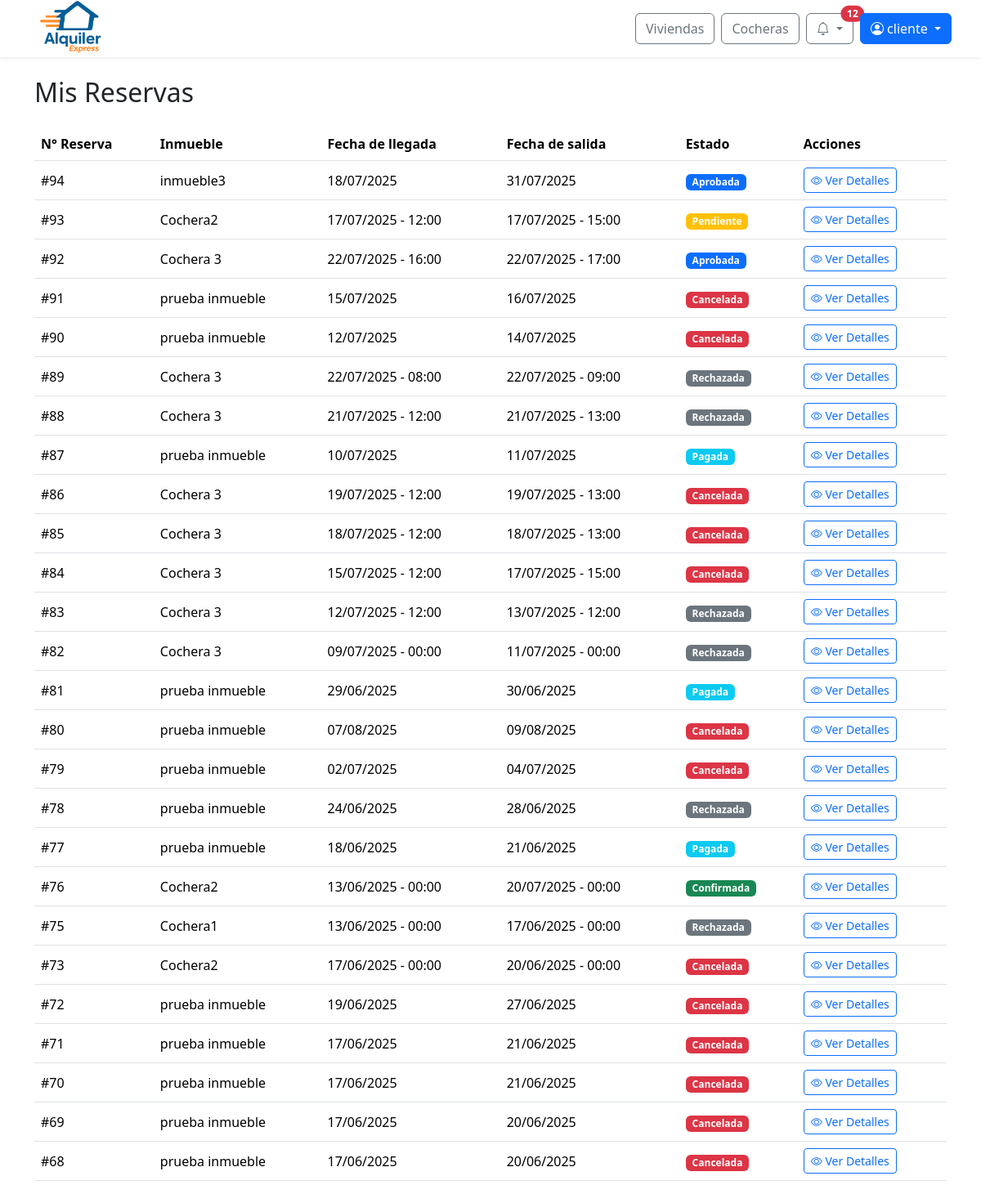
Before: /reservas/ (signed in) with the older database file.
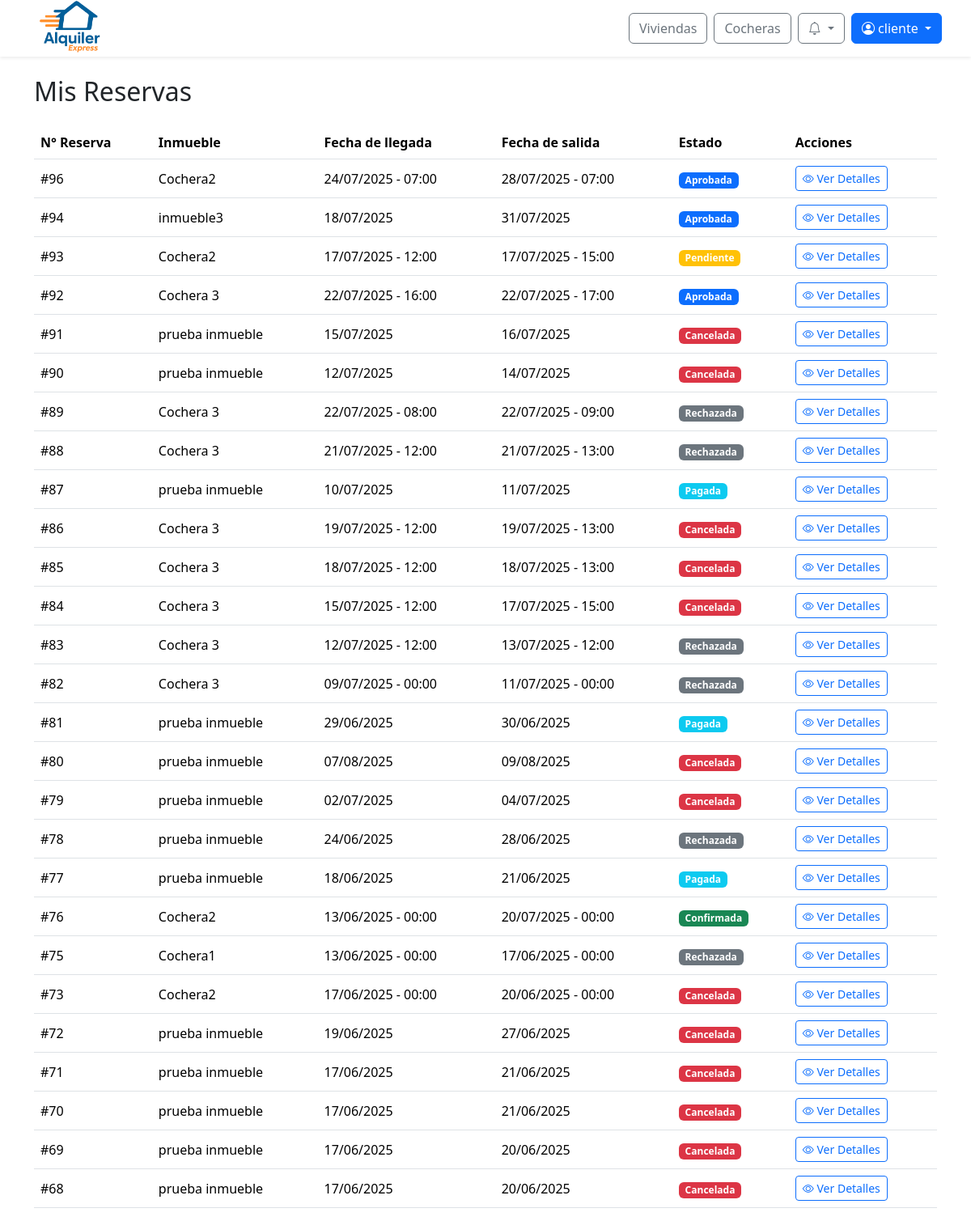
After: the same page with the newer database file.
### web/models.py (models this page shows, shortened)
class Reserva(models.Model):
    id_reserva = models.AutoField(primary_key=True)
    fecha_inicio = models.DateTimeField(default=timezone.now)
    fecha_fin = models.DateTimeField()
    precio_total = models.DecimalField(max_digits=10, decimal_places=2)
    estado = models.ForeignKey(Estado, on_delete=models.SET_NULL, null=True)  # Aquí está el estado FK
    inmueble = models.ForeignKey(Inmueble, null=True, blank=True, on_delete=models.SET_NULL)
    cochera = models.ForeignKey(Cochera, null=True, blank=True, on_delete=models.SET_NULL)
    descripcion = models.TextField()
    creada_en = models.DateTimeField(default=timezone.now)
    aprobada_en = models.DateTimeField(null=True, blank=True)
    cantidad_adultos = models.PositiveIntegerField(default=1, verbose_name="Cantidad de adultos")
    cantidad_ninos = models.PositiveIntegerField(default=0, verbose_name="Cantidad de niños")
    patente = models.CharField(max_length=20, null=True, blank=True, verbose_name="Patente del vehículo")

class Inmueble(models.Model):
    id_inmueble = models.AutoField(primary_key=True)
    nombre = models.CharField(max_length=100, unique=True)
    direccion = models.TextField()
    provincia = models.ForeignKey(Provincia, on_delete=models.SET_NULL, null=True)
    ciudad = models.ForeignKey(Ciudad, on_delete=models.SET_NULL, null=True)
    descripcion = models.TextField()
    cantidad_banios = models.IntegerField()
    cantidad_ambientes = models.IntegerField()
    cantidad_camas = models.IntegerField()
    cantidad_huespedes = models.IntegerField()
    precio_por_dia = models.DecimalField(max_digits=10, decimal_places=2)
    politica_cancelacion = models.TextField()
    fecha_publicacion = models.DateField()
    cochera = models.ForeignKey(Cochera, null=True, blank=True, on_delete=models.SET_NULL)
    estado = models.ForeignKey(Estado, on_delete=models.SET_NULL, null=True)
    empleado = models.ForeignKey(Perfil, null=True, blank=True, on_delete=models.SET_NULL)
    minimo_dias_alquiler = models.PositiveIntegerField(default=1, verbose_name="Mínimo de días de alquiler")
    def __str__(self):
        return self.nombre

class Estado(models.Model):
    id_estado = models.AutoField(primary_key=True)
    nombre = models.CharField(max_length=100)

class Cochera(models.Model):
    id_cochera = models.AutoField(primary_key=True)
    nombre = models.CharField(max_length=100, unique=True)
    alto = models.FloatField()
    ancho = models.FloatField()
    largo = models.FloatField()
    cantidad_vehiculos = models.IntegerField()
    con_techo = models.BooleanField()
    descripcion = models.TextField()
    direccion = models.TextField()
    provincia = models.ForeignKey(Provincia, on_delete=models.SET_NULL, null=True)
    ciudad = models.ForeignKey(Ciudad, on_delete=models.SET_NULL, null=True)
    precio_por_dia = models.DecimalField(max_digits=10, decimal_places=2)
    politica_cancelacion = models.TextField()
    fecha_publicacion = models.DateField()
    estado = models.ForeignKey(Estado, on_delete=models.SET_NULL, null=True)
    empleado = models.ForeignKey(Perfil, null=True, blank=True, on_delete=models.SET_NULL)
    minimo_dias_alquiler = models.PositiveIntegerField(default=1, verbose_name="Mínimo de días de alquiler")
    def __str__(self):
        return self.nombre

### web/views/viewsReservas.py (the view)
# urls.py: path('reservas/', viewsReservas.reservas_usuario, name='reservas_usuario'),
@login_required
def reservas_usuario(request):
    reservas = Reserva.objects.filter(clienteinmueble__cliente=request.user.perfil).distinct().order_by('-id_reserva')
    return render(request, 'reservas.html', {
        'reservas': reservas
    })

### web/authentication.py (called while the page is built)
    def get_user(self, user_id):
        try:
            return User.objects.get(pk=user_id)
        except User.DoesNotExist:
            return None

### web/context_processors.py (called while the page is built)
def notifications(request):
    if request.user.is_authenticated:
        try:
            return {
                'notificaciones': request.user.perfil.notificacion_set.order_by('-fecha_creacion')[:10],
                'notificaciones_no_leidas': request.user.perfil.notificacion_set.filter(leido=False).count()
            }
        except Exception:
            return {}
    return {}

def is_client_context(request):
    return {'is_client': is_client(request.user)}

### web/templatetags/user_groups.py (called while the page is built)
@register.filter(name='has_group')
def has_group(user, group_name):
    if not user.is_authenticated:
        return False
    return user.groups.filter(name=group_name).exists()

### web/utils.py (called while the page is built)
def is_client(user):
    return user.is_authenticated and user.groups.filter(name="cliente").exists()

### web/templates/reservas.html (shortened to what this page needs)
{% extends 'base/base.html' %}
{% load static %}
{% block content %}
<div class="container pt-4" style="margin-top: 70px;">
  <h2 class="mb-4">Mis Reservas</h2>
  {% if reservas %}
    <div class="table-responsive">
      <table class="table table-hover align-middle">
        <thead>
          <tr>
            <th>N° Reserva</th>
            <th>Inmueble</th>
            <th>Fecha de llegada</th>
            <th>Fecha de salida</th>
            <th>Estado</th>
            <th>Acciones</th>
          </tr>
        </thead>
        <tbody>
          {% for reserva in reservas %}
          <tr>
            <td>
              #{{ reserva.id_reserva }}
            </td>
            <td>
              {% if reserva.inmueble %}
                {{ reserva.inmueble }}
              {% elif reserva.cochera %}
                {{ reserva.cochera }}
              {% else %}
                -
              {% endif %}
            </td>
            <td>{{ reserva.fecha_inicio|date:"d/m/Y" }}
                {% if reserva.cochera %} - {{ reserva.fecha_inicio|time:"H:i" }} {% endif %}
            </td>
            <td>{{ reserva.fecha_fin|date:"d/m/Y" }}
                {% if reserva.cochera %} - {{ reserva.fecha_fin|time:"H:i" }} {% endif %}
            </td>
            <td>
              <span class="badge
                {% if reserva.estado.nombre == 'Confirmada' %}bg-success
                {% elif reserva.estado.nombre == 'Cancelada' %}bg-danger
                {% elif reserva.estado.nombre == 'Rechazada' %}bg-secondary
                {% elif reserva.estado.nombre == 'Pagada' %}bg-info
                {% elif reserva.estado.nombre == 'Aprobada' %}bg-primary
                {% elif reserva.estado.nombre == 'Pendiente' or reserva.estado.nombre == 'Concurrente' %}bg-warning
                {% elif reserva.estado.nombre == 'Finalizada' %}bg-dark
                {% else %}bg-warning{% endif %}">
                {% if reserva.estado.nombre == 'Concurrente' %}Pendiente{% else %}{{ reserva.estado.nombre }}{% endif %}
              </span>
            </td>
            <td>
              <a href="{% url 'ver_detalle_reserva' reserva.id_reserva %}" class="btn btn-outline-primary btn-sm">
                <i class="bi bi-eye"></i> Ver Detalles
              </a>
            </td>
          </tr>
          {% endfor %}
        </tbody>
      </table>
    </div>
  {% else %}
    <div class="alert alert-info">No tienes reservas registradas.</div>
  {% endif %}
</div>
{% endblock %}

### web/templates/base/base.html (shortened to what this page needs)
{% load static %}
{% load user_groups %}
<!DOCTYPE html>
<html lang="es">
<head>
  <link rel="stylesheet" href="{% static 'css/normalize.css' %}">
  <link href="https://cdn.jsdelivr.net/npm/bootstrap@5.3.3/dist/css/bootstrap.min.css" rel="stylesheet">
  <link href="https://cdn.jsdelivr.net/npm/bootstrap-icons@1.10.5/font/bootstrap-icons.css" rel="stylesheet">
  <link rel="stylesheet" href="https://cdn.jsdelivr.net/npm/sweetalert2@11/dist/sweetalert2.min.css">
  <link rel="stylesheet" href="{% static 'css/global.css' %}">
  <link rel="stylesheet" href="{% static 'css/notification.css' %}">
</head>
<body>
  <nav class="navbar navbar-expand-lg navbar-light bg-white fixed-top shadow-sm px-4">
    <div class="navbar__container container-fluid d-flex align-items-center justify-content-between">
      <div class="d-flex align-items-center me-3">
        <a href="{% url 'index' %}">
          <img src="{% static 'img/logo-alquiler-express-3.png' %}" alt="Logo Alquiler Express" class="navbar__icon">
        </a>
      </div>
      <div class="navbar__buttons d-flex align-items-center ms-3">
        <a href="{% url 'buscar_inmuebles' %}" class="btn btn-outline-secondary me-2">Viviendas</a>
        <a href="{% url 'buscar_cocheras' %}" class="btn btn-outline-secondary me-2">Cocheras</a>
        {% if user.is_authenticated %}
          <div class="dropdown me-2">
            <button class="btn btn-outline-secondary position-relative dropdown-toggle"
                    type="button"
                    id="notificacionesDropdown"
                    data-bs-toggle="dropdown"
                    aria-expanded="false"
                    onclick="marcarTodasLeidas('{% url 'marcar_todas_leidas' %}', '{{ csrf_token }}')">
              <i class="bi bi-bell"></i>
              {% if notificaciones_no_leidas > 0 %}
                <span class="position-absolute top-0 start-100 translate-middle badge rounded-pill bg-danger">
                  {{ notificaciones_no_leidas }}
                </span>
              {% endif %}
            </button>
          </div>
          <div class="dropdown">
            <button class="btn btn-primary dropdown-toggle" type="button" id="userOptionsDropdown" data-bs-toggle="dropdown" aria-expanded="false">
              <i class="bi bi-person-circle"></i> {{ user.first_name|default:user.username }}
            </button>
          </div>
        {% else %}
          <a href="{% url 'login' %}" class="btn btn-outline-secondary me-2">Iniciar sesión</a>
          <a href="{% url 'register' %}" class="btn btn-primary">Registrarse</a>
        {% endif %}
      </div>
    </div>
  </nav>
  {% block content %}{% endblock content %}
</body>
</html>

Changed rows visible on the page:
added Reserva: id_reserva "96", cochera "Cochera2", fecha_inicio "24/07/2025", fecha_inicio "07:00", fecha_fin "28/07/2025", fecha_fin "07:00", estado.nombre "Aprobada"
Other visible differences:
{{ notificaciones_no_leidas }}: "12" → (not shown)
